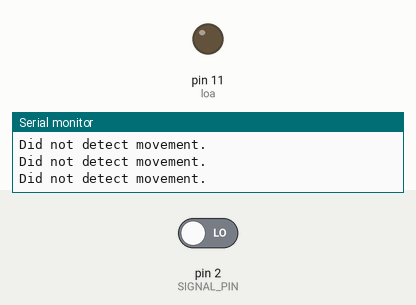
Recording of a sketch running on a simulated Arduino Uno, built with avr-gcc and run on an emulated ATmega328P. Parts: output pins drawn as LEDs (lit = HIGH), the last lines printed to the serial monitor. Inputs (shaded band) come from the test bench; at power-on: pin 2 (SIGNAL_PIN) LOW.

Above: at 1.2 s.
1.3 s: pin 2 (SIGNAL_PIN) driven HIGH
At 2.0 s:
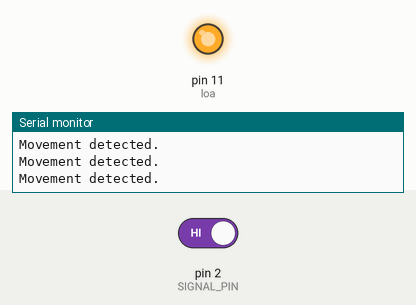
2.8 s: pin 2 (SIGNAL_PIN) driven LOW
At 3.2 s:
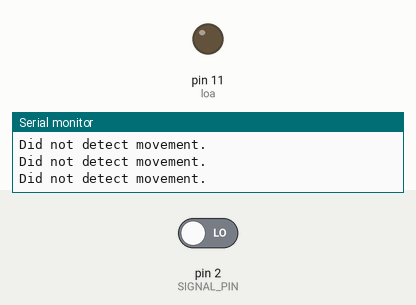
Timing chart, 0 to 5.8 s (numbered marks = the images above; inputs shaded):
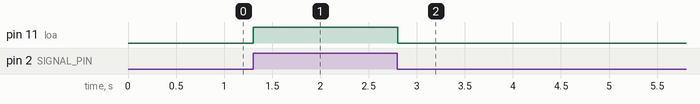

Measured:
- after the input at 1.3 s, pin 11 (loa): LOW → HIGH at once
- after the input at 2.8 s, pin 11 (loa): HIGH → LOW at once

The sketch:

test1.ino
```cpp
#define SIGNAL_PIN 2
int loa = 11;
void setup()
{
  Serial.begin(9600);
  pinMode(SIGNAL_PIN, INPUT);
  pinMode(loa, OUTPUT);
}

void loop() {
  if(digitalRead(SIGNAL_PIN)==HIGH) {
    digitalWrite(loa, HIGH);
    Serial.println("Movement detected.");
  } else {
    Serial.println("Did not detect movement.");
    digitalWrite(loa, LOW);
  }
  delay(100);
}
```
